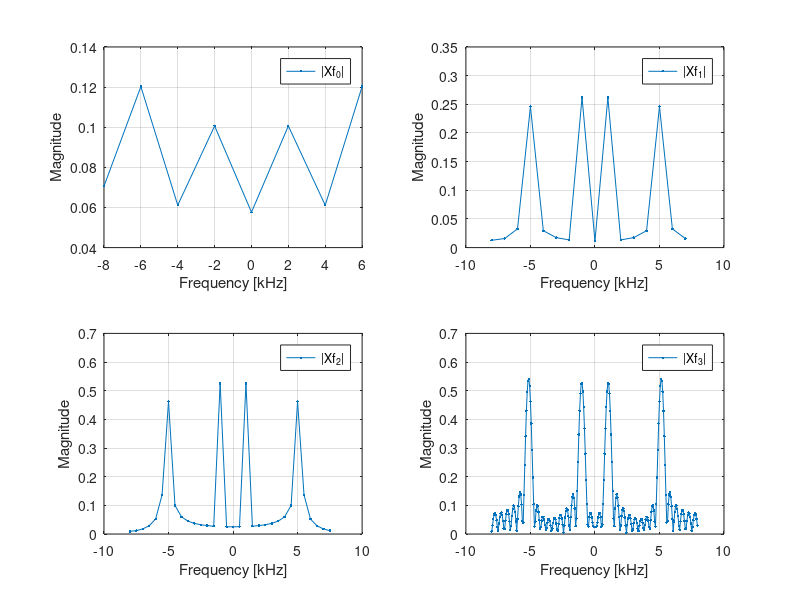

This chart was generated by the following MATLAB code:
%% Target
% Plot the frequency representation of the signal
% using the N-FFT function for different N values.
% 
% The parameters are:
% * x[n] = cos(2*pi*F0*n*Ts) + cos(2*pi*F1*n*Ts)
% * F0 = 1 [kHz]
% * F1 = 5.123 [kHz]
% * Fs = 16 [kHz];
% * N  = [8, 16, 32, 256]
%
% 
% *Suggestions*
%   *FFT Function (reference: "_help fft")*_
% 
%   Y = fft(X,n) returns the n-point DFT. If no value is specified, Y is the same 
%   size as X.
% 
%   * If X is a vector and the length of X is less than n, then X is padded with 
%     trailing zeros to length n.
%   * If X is a vector and the length of X is greater than n, then X is truncated 
%     to length n.
%   * If X is a matrix, then each column is treated as in the vector case.
%   * If X is a multidimensional array, then the first array dimension whose size 
%     does not equal 1 is treated as in the vector case.

%% Clear everything
clc;        % 'clc' clears all the text from the Command Window
clear;      % 'clear' removes all variables from the current workspace
close all;  % 'close all' deletes all figures whose handles are not hidden.

%% Parameters
len = 32;
Fs = 16e3;
Ts = 1/Fs;
F0 = 1000;
F1 = 5123;
N = [8, 16, 32, 256];

%% Exercise
n = 0:len-1;
x = cos(2*pi*F0*n*Ts) + cos(2*pi*F1*n*Ts);

Xf0 = fft(x,N(1))/length(x);
Xf1 = fft(x,N(2))/length(x);
Xf2 = fft(x,N(3))/length(x);
Xf3 = fft(x,N(4))/length(x);

Xf0 = abs(Xf0);
Xf1 = abs(Xf1);
Xf2 = abs(Xf2);
Xf3 = abs(Xf3);

Xf0 = fftshift(Xf0);
Xf1 = fftshift(Xf1);
Xf2 = fftshift(Xf2);
Xf3 = fftshift(Xf3);

%% Figure

f_ax0 = (-N(1)/2:1:N(1)/2-1)/N(1)*Fs/1e3;
f_ax1 = (-N(2)/2:1:N(2)/2-1)/N(2)*Fs/1e3;
f_ax2 = (-N(3)/2:1:N(3)/2-1)/N(3)*Fs/1e3;
f_ax3 = (-N(4)/2:1:N(4)/2-1)/N(4)*Fs/1e3;

figure
subplot(2,2,1)
  plot(f_ax0, Xf0, '.-')
  grid on
  legend('|Xf_0|')
  xlabel('Frequency [kHz]')
  ylabel('Magnitude')
subplot(2,2,2)
  plot(f_ax1, Xf1, '.-')
  grid on
  legend('|Xf_1|')
  xlabel('Frequency [kHz]')
  ylabel('Magnitude')
subplot(2,2,3)
  plot(f_ax2, Xf2, '.-')
  grid on
  legend('|Xf_2|')
  xlabel('Frequency [kHz]')
  ylabel('Magnitude')
subplot(2,2,4)
  plot(f_ax3, Xf3, '.-')
  grid on
  legend('|Xf_3|')
  xlabel('Frequency [kHz]')
  ylabel('Magnitude')
